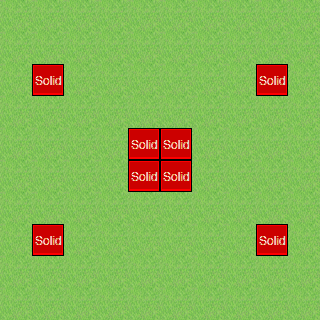

Rendered tile map (Tiled .tmx) drawn with the repository's tilesets; below, a short description and the full map source, tile grids included:
An orthogonal 10x10 tile map with 32x32 px tiles, 2 tile layers (background, collision), 2 tilesets and 2 objects (player, MyLevelEntity).

<map version="1.0" orientation="orthogonal" width="10" height="10" tilewidth="32" tileheight="32">
 <tileset firstgid="1" name="tiles" tilewidth="32" tileheight="32">
  <image source="../img/map/tiles.png" trans="ffffff" width="1024" height="2016" />
 </tileset>
 <tileset firstgid="2017" name="metatiles32x32" tilewidth="32" tileheight="32">
  <image source="../img/map/metatiles32x32.png" trans="ffffff" width="160" height="32" />
  <tile id="0">
   <properties>
    <property name="type" value="solid" />
   </properties>
  </tile>
 </tileset>
 <layer name="background" width="10" height="10">
  <data>
   <tile gid="71" />
   <tile gid="71" />
   <tile gid="71" />
   <tile gid="71" />
   <tile gid="71" />
   <tile gid="71" />
   <tile gid="71" />
   <tile gid="71" />
   <tile gid="71" />
   <tile gid="71" />
   <tile gid="71" />
   <tile gid="71" />
   <tile gid="71" />
   <tile gid="71" />
   <tile gid="71" />
   <tile gid="71" />
   <tile gid="71" />
   <tile gid="71" />
   <tile gid="71" />
   <tile gid="71" />
   <tile gid="71" />
   <tile gid="451" />
   <tile gid="71" />
   <tile gid="71" />
   <tile gid="71" />
   <tile gid="71" />
   <tile gid="71" />
   <tile gid="71" />
   <tile gid="451" />
   <tile gid="71" />
   <tile gid="71" />
   <tile gid="71" />
   <tile gid="71" />
   <tile gid="71" />
   <tile gid="71" />
   <tile gid="71" />
   <tile gid="71" />
   <tile gid="71" />
   <tile gid="71" />
   <tile gid="71" />
   <tile gid="71" />
   <tile gid="71" />
   <tile gid="71" />
   <tile gid="71" />
   <tile gid="451" />
   <tile gid="451" />
   <tile gid="71" />
   <tile gid="71" />
   <tile gid="71" />
   <tile gid="71" />
   <tile gid="71" />
   <tile gid="71" />
   <tile gid="71" />
   <tile gid="71" />
   <tile gid="451" />
   <tile gid="451" />
   <tile gid="71" />
   <tile gid="71" />
   <tile gid="71" />
   <tile gid="71" />
   <tile gid="71" />
   <tile gid="71" />
   <tile gid="71" />
   <tile gid="71" />
   <tile gid="71" />
   <tile gid="71" />
   <tile gid="71" />
   <tile gid="71" />
   <tile gid="71" />
   <tile gid="71" />
   <tile gid="71" />
   <tile gid="451" />
   <tile gid="71" />
   <tile gid="71" />
   <tile gid="71" />
   <tile gid="71" />
   <tile gid="71" />
   <tile gid="71" />
   <tile gid="451" />
   <tile gid="71" />
   <tile gid="71" />
   <tile gid="71" />
   <tile gid="71" />
   <tile gid="71" />
   <tile gid="71" />
   <tile gid="71" />
   <tile gid="71" />
   <tile gid="71" />
   <tile gid="71" />
   <tile gid="71" />
   <tile gid="71" />
   <tile gid="71" />
   <tile gid="71" />
   <tile gid="71" />
   <tile gid="71" />
   <tile gid="71" />
   <tile gid="71" />
   <tile gid="71" />
   <tile gid="71" />
   <tile gid="71" />
  </data>
 </layer>
 <layer name="collision" width="10" height="10">
  <data>
   <tile gid="0" />
   <tile gid="0" />
   <tile gid="0" />
   <tile gid="0" />
   <tile gid="0" />
   <tile gid="0" />
   <tile gid="0" />
   <tile gid="0" />
   <tile gid="0" />
   <tile gid="0" />
   <tile gid="0" />
   <tile gid="0" />
   <tile gid="0" />
   <tile gid="0" />
   <tile gid="0" />
   <tile gid="0" />
   <tile gid="0" />
   <tile gid="0" />
   <tile gid="0" />
   <tile gid="0" />
   <tile gid="0" />
   <tile gid="2017" />
   <tile gid="0" />
   <tile gid="0" />
   <tile gid="0" />
   <tile gid="0" />
   <tile gid="0" />
   <tile gid="0" />
   <tile gid="2017" />
   <tile gid="0" />
   <tile gid="0" />
   <tile gid="0" />
   <tile gid="0" />
   <tile gid="0" />
   <tile gid="0" />
   <tile gid="0" />
   <tile gid="0" />
   <tile gid="0" />
   <tile gid="0" />
   <tile gid="0" />
   <tile gid="0" />
   <tile gid="0" />
   <tile gid="0" />
   <tile gid="0" />
   <tile gid="2017" />
   <tile gid="2017" />
   <tile gid="0" />
   <tile gid="0" />
   <tile gid="0" />
   <tile gid="0" />
   <tile gid="0" />
   <tile gid="0" />
   <tile gid="0" />
   <tile gid="0" />
   <tile gid="2017" />
   <tile gid="2017" />
   <tile gid="0" />
   <tile gid="0" />
   <tile gid="0" />
   <tile gid="0" />
   <tile gid="0" />
   <tile gid="0" />
   <tile gid="0" />
   <tile gid="0" />
   <tile gid="0" />
   <tile gid="0" />
   <tile gid="0" />
   <tile gid="0" />
   <tile gid="0" />
   <tile gid="0" />
   <tile gid="0" />
   <tile gid="2017" />
   <tile gid="0" />
   <tile gid="0" />
   <tile gid="0" />
   <tile gid="0" />
   <tile gid="0" />
   <tile gid="0" />
   <tile gid="2017" />
   <tile gid="0" />
   <tile gid="0" />
   <tile gid="0" />
   <tile gid="0" />
   <tile gid="0" />
   <tile gid="0" />
   <tile gid="0" />
   <tile gid="0" />
   <tile gid="0" />
   <tile gid="0" />
   <tile gid="0" />
   <tile gid="0" />
   <tile gid="0" />
   <tile gid="0" />
   <tile gid="0" />
   <tile gid="0" />
   <tile gid="0" />
   <tile gid="0" />
   <tile gid="0" />
   <tile gid="0" />
   <tile gid="0" />
  </data>
 </layer>
 <objectgroup name="Entities" width="10" height="10">
  <object name="player" x="148" y="17" />
  <object name="MyLevelEntity" x="295" y="135" width="18" height="50">
   <properties>
    <property name="duration" value="250" />
    <property name="fade" value="#000000" />
    <property name="locationX" value="5" />
    <property name="locationY" value="5" />
    <property name="to" value="teaching_two" />
   </properties>
  </object>
 </objectgroup>
</map>
